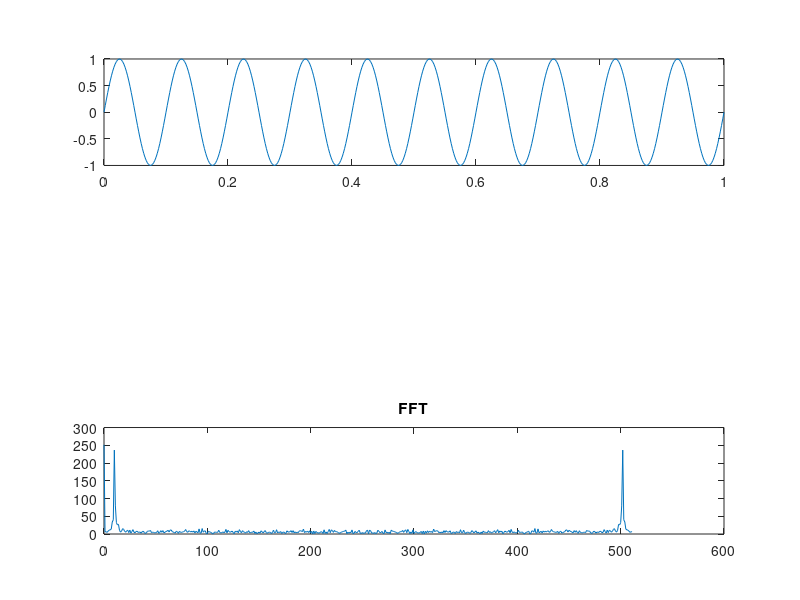

This figure's MATLAB source: (Note: this script raises an error after producing the figure.)
f = 10;
Fs = 500;
n = 0:1/Fs:1;

input_signal = sin(2*pi*f*n);
subplot(3,1,1);
plot(n, input_signal);

%add noise to the input_signal

noisy_signal = input_signal + rand(1, length(input_signal));
% subplot(3, 1, 2);
% plot(n, noisy_signal);
% title('noisy signal');

len = length(noisy_signal);
point_powerof_two = 2^nextpow2(len);
frequency_domain_signal = abs(fft(noisy_signal, point_powerof_two));
frequency_bin = 0:point_powerof_two-1;

subplot(3, 1, 3);
plot(frequency_bin, frequency_domain_signal);
title('FFT');

%Butterworth bandpass- 8-18 Hz

%cutoff frequency 8 and 18, normalized with 2/Fs; 2*Fs/2*Fs = 1; total
%points 512

Wc = [8 20]*2/Fs;
order = 5;

%problem with this two statements
[b, a] = butter(order, Wc, 'bandpass');
%[h, w] = freqz(b, a, 1024, Fs);


%Filter noisy signal
filter_signal = takeLook(b, a, noisy_signal);
subplot(3, 1, 2);
plot(n, filter_signal);
